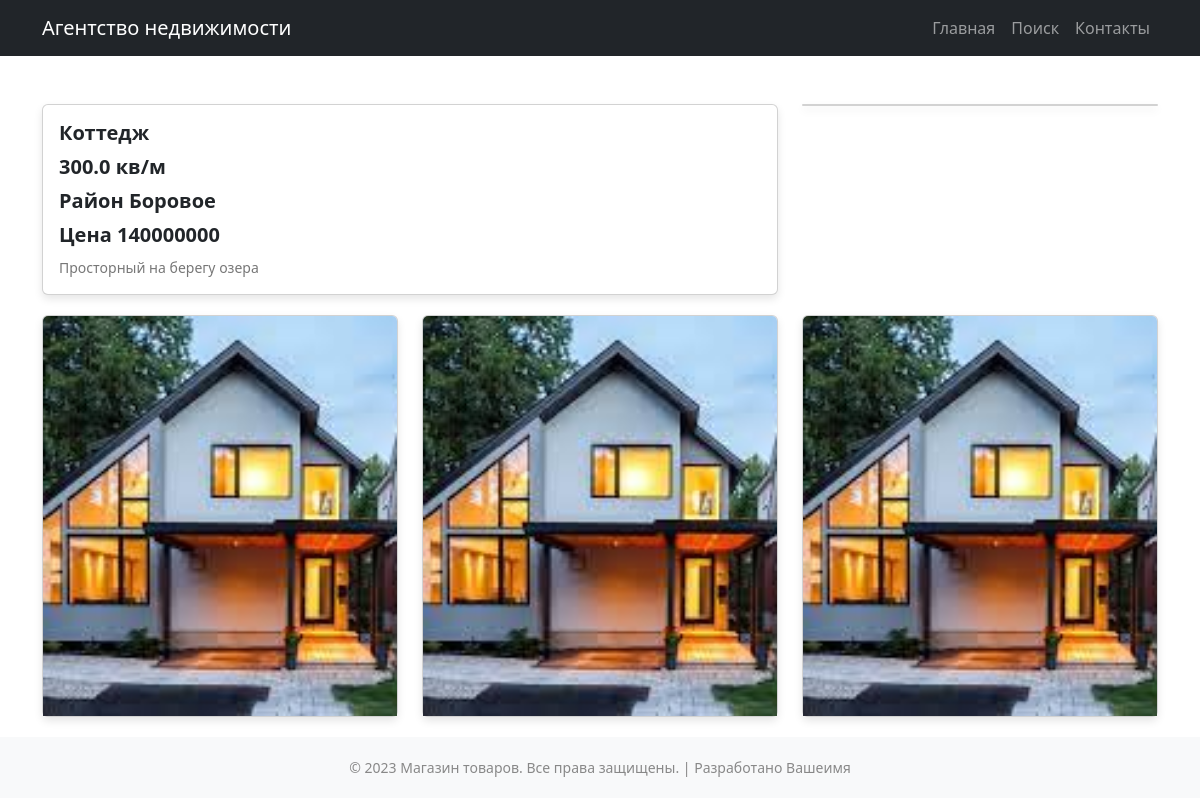
/home/1, run on the app's committed database.
### homes/models.py (models this page shows, shortened)
class Home(models.Model):
    objects = None
    title = models.CharField(max_length=200, blank=True, null=True)
    info = models.TextField()
    s = models.FloatField()
    district = models.CharField(max_length=200)
    cost = models.IntegerField()
    img = models.ImageField(upload_to='img', blank=True, null=True)
    manager = models.ForeignKey(Manager, on_delete=models.PROTECT, blank=True, null=True)
    category = models.ForeignKey(Category, on_delete=models.PROTECT, blank=True, null=True)

### homes/views.py (the view)
# urls.py: path('home/<int:pk>', detail_view, name='detail_page'),
def detail_view(request, pk):
    home = Home.objects.get(id=pk)
    return render(request, 'detail.html', {'home': home})

### templates/detail.html (shortened to what this page needs)
{% extends 'base.html' %}
{% block content %}
<br>
<br>
<div class="container">
    <div class="row">
        <div class="col-md-8">
            <div class="card">
                <div class="card-body">
                    <h5 class="card-title">{{ home.title }}</h5>
                    <h5 class="card-title">{{ home.s }} кв/м</h5>
                    <h5 class="card-title">Район {{ home.district }}</h5>
                    <h5 class="card-title">Цена {{ home.cost }}</h5>
                    <p class="card-text">{{ home.info }}</p>
                </div>
            </div>
        </div>
        <div class="col-md-4">
            <div class="card">
            </div>
        </div>
    </div>
    <div class="row">
        <div class="col-md-4">
            <div class="card">
                {% if home.img %}
                <img src="{{ home.img.url }}" class="card-img-top" alt="Товар 1">
                {% else %}
                <img src="https://edit.org/images/cat/book-covers-big-2019101610.jpg" class="card-img-top" alt="Товар 1">
                {% endif %}
            </div>
        </div>
        <div class="col-md-4">
            <div class="card">
                {% if home.img %}
                <img src="{{ home.img.url }}" class="card-img-top" alt="Товар 1">
                {% else %}
                <img src="https://edit.org/images/cat/book-covers-big-2019101610.jpg" class="card-img-top" alt="Товар 1">
                {% endif %}
            </div>
        </div>
        <div class="col-md-4">
            <div class="card">
                {% if home.img %}
                <img src="{{ home.img.url }}" class="card-img-top" alt="Товар 1">
                {% else %}
                <img src="https://edit.org/images/cat/book-covers-big-2019101610.jpg" class="card-img-top" alt="Товар 1">
                {% endif %}
            </div>
        </div>
    </div>
</div>
{% endblock %}

### static/css/custom.css (style rules this page uses)
.card { margin-bottom: 20px; box-shadow: 0 4px 8px rgba(0,0,0,0.1); transition: transform 0.3s; }
.card img { height: 400px; object-fit: cover; }
.card-title { margin-bottom: 10px; font-size: 20px; font-weight: bold; }
.card-text { color: #777; font-size: 14px; }

### data on the page
Home: title "Коттедж", s "300.0", district "Боровое", cost "140000000", info "Просторный на берегу озера", img (picture)
